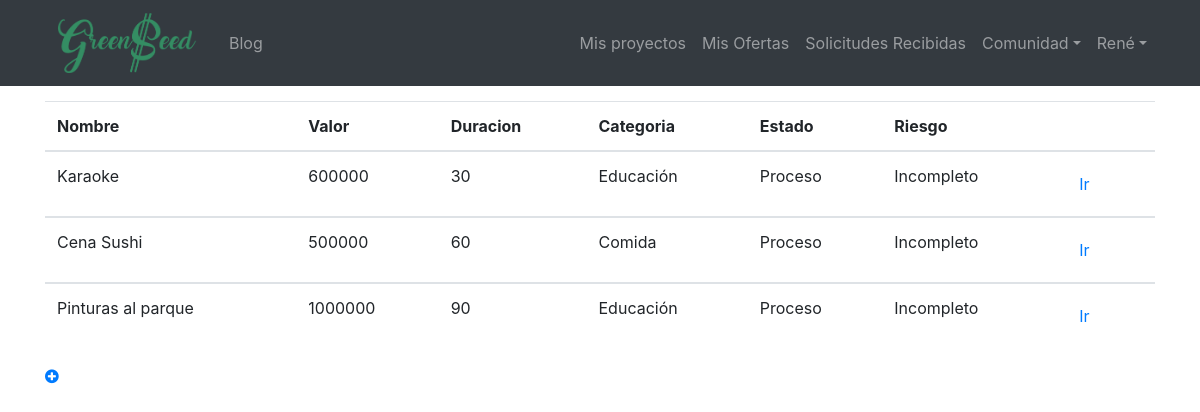
Page /mis-proyectos/ (signed in) on the earlier database version.
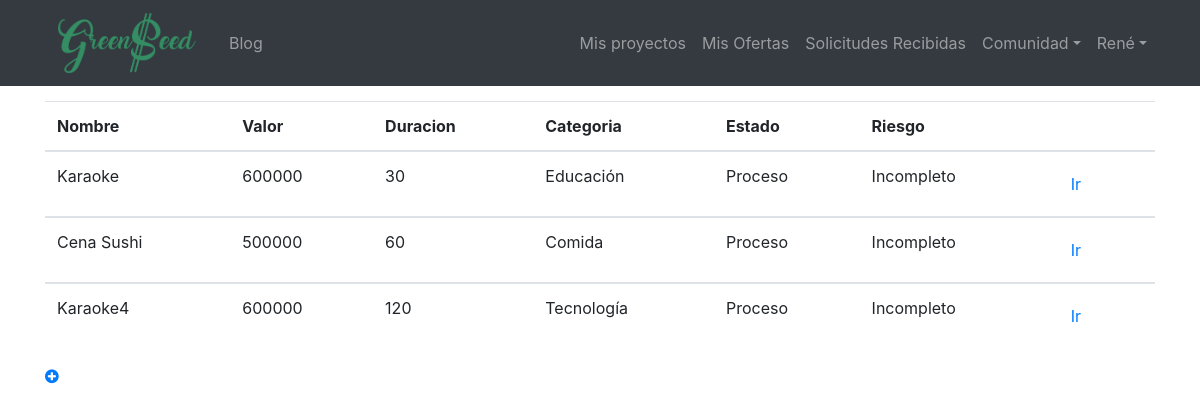
Same page on the later database version.
### prestamos/models.py (models this page shows, shortened)
class Solicitudes(models.Model):
    fecha_inicio = models.DateField(null=True, blank=True)
    duracion = models.IntegerField()
    nombre = models.CharField(max_length=20)
    valor = models.IntegerField()
    valor_Faltante = models.IntegerField()
    descripcion = RichTextField(verbose_name="Contenido")
    youtube = models.URLField(max_length=200, null=True, blank=True)
    estado = models.CharField(max_length=1, choices= ESTADO_CHOICE, default='p')
    solicitante = models.ForeignKey(User, related_name="get_solicitudes", on_delete=models.PROTECT)
    categoria = models.ForeignKey(Categorias, on_delete=models.PROTECT)
    nivelDeRiesgo = models.ForeignKey(NivelesDeRiesgo, on_delete=models.PROTECT, null=True, blank=True)
    created = models.DateTimeField(auto_now_add=True)
    update = models.DateTimeField(auto_now=True)

class Categorias(models.Model):
    nombre = models.CharField(max_length=100)
    created = models.DateTimeField(auto_now_add=True)
    update = models.DateTimeField(auto_now=True)

class NivelesDeRiesgo(models.Model):
    limiteInferior = models.IntegerField()
    limiteSuperior = models.IntegerField()
    riesgo = models.CharField(max_length=10)
    porcentaje = models.DecimalField(max_digits=2, decimal_places=2)

### prestamos/views.py (the view)
# urls.py: path('mis-proyectos/', MeSolicitudesList.as_view(), name='listMe'),
@method_decorator(login_required, name="dispatch")
class MeSolicitudesList(ListView):
    template_name = "prestamos/list_mesolicitudes.html"
    def get_queryset(self):
        return Solicitudes.objects.filter(solicitante=self.request.user)

### prestamos/templates/prestamos/list_mesolicitudes.html (shortened to what this page needs)
{% extends 'base.html' %}
{% load static %}
{% block content %}
<table class="table table-hover">
<thead>
    <tr>
        <th>Nombre</th>
        <th>Valor</th>
        <th>Duracion</th>
        <th>Categoria</th>
        <th>Estado</th>
        <th>Riesgo</th>
        <th></th>
    </tr>
</thead>
{% for solicitud in solicitudes_list %}
    <tbody>
        <tr>
            <td>{{ solicitud.nombre }}</td>
            <td>{{ solicitud.valor }}</td>
            <td>{{ solicitud.duracion }}</td>
            <td>{{ solicitud.categoria.nombre }}</td>
            <td>{{ solicitud.get_estado_display }}</td>
            <td>{{ solicitud.nivelDeRiesgo.riesgo }}</td>
            <td><a class="nav-link" href="{% url 'prestamos:Detail' solicitud.id %}">Ir</a></td>
        </tr>
    </tbody>
{% endfor %}
</table>
<a href="{% url 'prestamos:add' %}" class="plus-a"><i class="fa fa-plus-circle" aria-hidden="true"></i></a>
{% endblock %}

### plataforma/templates/base.html (shortened to what this page needs)
<!DOCTYPE html>
<html lang="es">
  <head>
    {% load static %}
    <link href="{% static 'core/vendor/bootstrap/css/bootstrap.min.css' %}" rel="stylesheet">
    <link href="{% static 'core/vendor/font-awesome/css/font-awesome.min.css' %}" rel="stylesheet" type="text/css">
    <link href="{% static 'core/css/main.css' %}" rel="stylesheet">
  </head>
  <body>
    <body>
      <nav class="navbar navbar-expand-lg navbar-dark bg-dark">
        <div class="container">
          <a class="navbar-brand" href="{% url 'home' %}"><img class="logo-color" src="{% static 'core/img/Imagen2.png' %}" alt="greenseed" width="160" height="60"></a>
          <div class="collapse navbar-collapse" id="ned">
            <ul class="navbar-nav mr-auto">
              <li class="nav-item">
                <a class="nav-link" href="{% url 'blog' %}">Blog</a>
              </li>
            </ul>
            <ul class="navbar-nav">
              {% if not request.user.is_authenticated %}
                <li class="nav-item">
                  <a class="nav-link" href="{% url 'login' %}">Acceder</a>
                </li>
                <li class="nav-item">
                    <a class="nav-link" href="{% url 'signup' %}">Registro</a>
                  </li>
              {% else %}
                <li class="nav-item">
                  <a class="nav-link" href="{% url 'prestamos:listMe' %}">Mis proyectos</a>
                </li>
                <li class="nav-item">
                  <a class="nav-link" href="{% url 'inversionistas:listOfertas' %}">Mis Ofertas</a>
                </li>
                <li class="nav-item">
                  <a class="nav-link" href="{% url 'inversionistas:solicitudes' %}">Solicitudes Recibidas</a>
                </li>
                <li class="nav-item dropdown">
                  <a class="nav-link dropdown-toggle" data-toggle="dropdown" href="#" role="button" aria-haspopup="true" aria-expanded="false">Comunidad</a>
                </li>
                <li class="nav-item dropdown">
                    <a class="nav-link dropdown-toggle" data-toggle="dropdown" href="#" role="button" aria-haspopup="true" aria-expanded="false">{{ request.user.username }}</a>
                </li>
              {% endif %}
            </ul>
          </div>
        </div>
      </nav>
      <section class="container" style="margin-top:15px;">
      {% block content %}{% endblock %}
      </section>
  </body>
</html>

### plataforma/static/core/css/main.css (style rules this page uses)
:root { --jumbotron-padding-y: 3rem; }

Differences in the rows shown:
removed Solicitudes: nombre "Pinturas al parque", valor "1000000", duracion "90", categoria.nombre "Educación", estado "Proceso", nivelDeRiesgo.riesgo "Incompleto"
added Solicitudes: nombre "Karaoke4", valor "600000", duracion "120", categoria.nombre "Tecnología", estado "Proceso", nivelDeRiesgo.riesgo "Incompleto"
